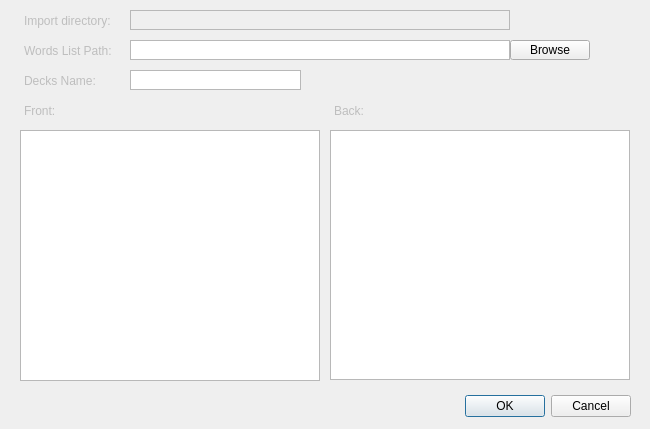
<?xml version="1.0" encoding="UTF-8"?>
<ui version="4.0">
 <class>Dialog</class>
 <widget class="QDialog" name="Dialog">
  <property name="windowModality">
   <enum>Qt::NonModal</enum>
  </property>
  <property name="geometry">
   <rect>
    <x>0</x>
    <y>0</y>
    <width>650</width>
    <height>429</height>
   </rect>
  </property>
  <property name="windowTitle">
   <string>Import</string>
  </property>
  <widget class="QDialogButtonBox" name="buttonBox">
   <property name="geometry">
    <rect>
     <x>290</x>
     <y>390</y>
     <width>341</width>
     <height>32</height>
    </rect>
   </property>
   <property name="orientation">
    <enum>Qt::Horizontal</enum>
   </property>
   <property name="standardButtons">
    <set>QDialogButtonBox::Cancel|QDialogButtonBox::Ok</set>
   </property>
  </widget>
  <widget class="QPlainTextEdit" name="ImportDirText">
   <property name="enabled">
    <bool>false</bool>
   </property>
   <property name="geometry">
    <rect>
     <x>20</x>
     <y>10</y>
     <width>110</width>
     <height>20</height>
    </rect>
   </property>
   <property name="sizePolicy">
    <sizepolicy hsizetype="Preferred" vsizetype="Preferred">
     <horstretch>0</horstretch>
     <verstretch>0</verstretch>
    </sizepolicy>
   </property>
   <property name="acceptDrops">
    <bool>false</bool>
   </property>
   <property name="frameShape">
    <enum>QFrame::NoFrame</enum>
   </property>
   <property name="lineWidth">
    <number>0</number>
   </property>
   <property name="verticalScrollBarPolicy">
    <enum>Qt::ScrollBarAlwaysOff</enum>
   </property>
   <property name="horizontalScrollBarPolicy">
    <enum>Qt::ScrollBarAlwaysOff</enum>
   </property>
   <property name="lineWrapMode">
    <enum>QPlainTextEdit::NoWrap</enum>
   </property>
   <property name="readOnly">
    <bool>true</bool>
   </property>
   <property name="plainText">
    <string>Import directory:</string>
   </property>
  </widget>
  <widget class="QTextEdit" name="ImportDir">
   <property name="enabled">
    <bool>false</bool>
   </property>
   <property name="geometry">
    <rect>
     <x>130</x>
     <y>10</y>
     <width>380</width>
     <height>20</height>
    </rect>
   </property>
   <property name="verticalScrollBarPolicy">
    <enum>Qt::ScrollBarAlwaysOff</enum>
   </property>
   <property name="horizontalScrollBarPolicy">
    <enum>Qt::ScrollBarAlwaysOff</enum>
   </property>
  </widget>
  <widget class="QPlainTextEdit" name="ListDirText">
   <property name="enabled">
    <bool>false</bool>
   </property>
   <property name="geometry">
    <rect>
     <x>20</x>
     <y>40</y>
     <width>110</width>
     <height>20</height>
    </rect>
   </property>
   <property name="sizePolicy">
    <sizepolicy hsizetype="Preferred" vsizetype="Preferred">
     <horstretch>0</horstretch>
     <verstretch>0</verstretch>
    </sizepolicy>
   </property>
   <property name="acceptDrops">
    <bool>false</bool>
   </property>
   <property name="frameShape">
    <enum>QFrame::NoFrame</enum>
   </property>
   <property name="lineWidth">
    <number>0</number>
   </property>
   <property name="verticalScrollBarPolicy">
    <enum>Qt::ScrollBarAlwaysOff</enum>
   </property>
   <property name="horizontalScrollBarPolicy">
    <enum>Qt::ScrollBarAlwaysOff</enum>
   </property>
   <property name="lineWrapMode">
    <enum>QPlainTextEdit::NoWrap</enum>
   </property>
   <property name="readOnly">
    <bool>true</bool>
   </property>
   <property name="plainText">
    <string>Words List Path:</string>
   </property>
  </widget>
  <widget class="QTextEdit" name="WordListPath">
   <property name="geometry">
    <rect>
     <x>130</x>
     <y>40</y>
     <width>380</width>
     <height>20</height>
    </rect>
   </property>
   <property name="sizePolicy">
    <sizepolicy hsizetype="Preferred" vsizetype="Preferred">
     <horstretch>0</horstretch>
     <verstretch>0</verstretch>
    </sizepolicy>
   </property>
   <property name="verticalScrollBarPolicy">
    <enum>Qt::ScrollBarAlwaysOff</enum>
   </property>
   <property name="horizontalScrollBarPolicy">
    <enum>Qt::ScrollBarAlwaysOff</enum>
   </property>
  </widget>
  <widget class="QPushButton" name="browse">
   <property name="geometry">
    <rect>
     <x>510</x>
     <y>40</y>
     <width>80</width>
     <height>20</height>
    </rect>
   </property>
   <property name="text">
    <string>Browse</string>
   </property>
  </widget>
  <widget class="QTextEdit" name="FrontFormat">
   <property name="geometry">
    <rect>
     <x>20</x>
     <y>130</y>
     <width>300</width>
     <height>251</height>
    </rect>
   </property>
   <property name="sizePolicy">
    <sizepolicy hsizetype="Preferred" vsizetype="Preferred">
     <horstretch>0</horstretch>
     <verstretch>0</verstretch>
    </sizepolicy>
   </property>
   <property name="verticalScrollBarPolicy">
    <enum>Qt::ScrollBarAlwaysOff</enum>
   </property>
  </widget>
  <widget class="QTextEdit" name="BackFormat">
   <property name="geometry">
    <rect>
     <x>330</x>
     <y>130</y>
     <width>300</width>
     <height>250</height>
    </rect>
   </property>
   <property name="sizePolicy">
    <sizepolicy hsizetype="Preferred" vsizetype="Preferred">
     <horstretch>0</horstretch>
     <verstretch>0</verstretch>
    </sizepolicy>
   </property>
  </widget>
  <widget class="QPlainTextEdit" name="FrontText">
   <property name="enabled">
    <bool>false</bool>
   </property>
   <property name="geometry">
    <rect>
     <x>20</x>
     <y>100</y>
     <width>60</width>
     <height>20</height>
    </rect>
   </property>
   <property name="sizePolicy">
    <sizepolicy hsizetype="Preferred" vsizetype="Preferred">
     <horstretch>0</horstretch>
     <verstretch>0</verstretch>
    </sizepolicy>
   </property>
   <property name="acceptDrops">
    <bool>false</bool>
   </property>
   <property name="frameShape">
    <enum>QFrame::NoFrame</enum>
   </property>
   <property name="lineWidth">
    <number>0</number>
   </property>
   <property name="verticalScrollBarPolicy">
    <enum>Qt::ScrollBarAlwaysOff</enum>
   </property>
   <property name="horizontalScrollBarPolicy">
    <enum>Qt::ScrollBarAlwaysOff</enum>
   </property>
   <property name="lineWrapMode">
    <enum>QPlainTextEdit::NoWrap</enum>
   </property>
   <property name="readOnly">
    <bool>true</bool>
   </property>
   <property name="plainText">
    <string>Front:</string>
   </property>
  </widget>
  <widget class="QPlainTextEdit" name="BackText">
   <property name="enabled">
    <bool>false</bool>
   </property>
   <property name="geometry">
    <rect>
     <x>330</x>
     <y>100</y>
     <width>60</width>
     <height>20</height>
    </rect>
   </property>
   <property name="sizePolicy">
    <sizepolicy hsizetype="Preferred" vsizetype="Preferred">
     <horstretch>0</horstretch>
     <verstretch>0</verstretch>
    </sizepolicy>
   </property>
   <property name="acceptDrops">
    <bool>false</bool>
   </property>
   <property name="frameShape">
    <enum>QFrame::NoFrame</enum>
   </property>
   <property name="lineWidth">
    <number>0</number>
   </property>
   <property name="verticalScrollBarPolicy">
    <enum>Qt::ScrollBarAlwaysOff</enum>
   </property>
   <property name="horizontalScrollBarPolicy">
    <enum>Qt::ScrollBarAsNeeded</enum>
   </property>
   <property name="lineWrapMode">
    <enum>QPlainTextEdit::NoWrap</enum>
   </property>
   <property name="readOnly">
    <bool>true</bool>
   </property>
   <property name="plainText">
    <string>Back:</string>
   </property>
  </widget>
  <widget class="QPlainTextEdit" name="DecksNameText">
   <property name="enabled">
    <bool>false</bool>
   </property>
   <property name="geometry">
    <rect>
     <x>20</x>
     <y>70</y>
     <width>110</width>
     <height>20</height>
    </rect>
   </property>
   <property name="sizePolicy">
    <sizepolicy hsizetype="Preferred" vsizetype="Preferred">
     <horstretch>0</horstretch>
     <verstretch>0</verstretch>
    </sizepolicy>
   </property>
   <property name="acceptDrops">
    <bool>false</bool>
   </property>
   <property name="layoutDirection">
    <enum>Qt::LeftToRight</enum>
   </property>
   <property name="frameShape">
    <enum>QFrame::NoFrame</enum>
   </property>
   <property name="lineWidth">
    <number>0</number>
   </property>
   <property name="verticalScrollBarPolicy">
    <enum>Qt::ScrollBarAlwaysOff</enum>
   </property>
   <property name="horizontalScrollBarPolicy">
    <enum>Qt::ScrollBarAlwaysOff</enum>
   </property>
   <property name="lineWrapMode">
    <enum>QPlainTextEdit::NoWrap</enum>
   </property>
   <property name="readOnly">
    <bool>true</bool>
   </property>
   <property name="plainText">
    <string>Decks Name:</string>
   </property>
  </widget>
  <widget class="QTextEdit" name="DecksName">
   <property name="geometry">
    <rect>
     <x>130</x>
     <y>70</y>
     <width>171</width>
     <height>20</height>
    </rect>
   </property>
   <property name="sizePolicy">
    <sizepolicy hsizetype="Preferred" vsizetype="Preferred">
     <horstretch>0</horstretch>
     <verstretch>0</verstretch>
    </sizepolicy>
   </property>
   <property name="verticalScrollBarPolicy">
    <enum>Qt::ScrollBarAlwaysOff</enum>
   </property>
   <property name="horizontalScrollBarPolicy">
    <enum>Qt::ScrollBarAlwaysOff</enum>
   </property>
  </widget>
 </widget>
 <resources/>
 <connections>
  <connection>
   <sender>buttonBox</sender>
   <signal>accepted()</signal>
   <receiver>Dialog</receiver>
   <slot>accept()</slot>
   <hints>
    <hint type="sourcelabel">
     <x>248</x>
     <y>254</y>
    </hint>
    <hint type="destinationlabel">
     <x>157</x>
     <y>274</y>
    </hint>
   </hints>
  </connection>
  <connection>
   <sender>buttonBox</sender>
   <signal>rejected()</signal>
   <receiver>Dialog</receiver>
   <slot>reject()</slot>
   <hints>
    <hint type="sourcelabel">
     <x>316</x>
     <y>260</y>
    </hint>
    <hint type="destinationlabel">
     <x>286</x>
     <y>274</y>
    </hint>
   </hints>
  </connection>
 </connections>
</ui>
